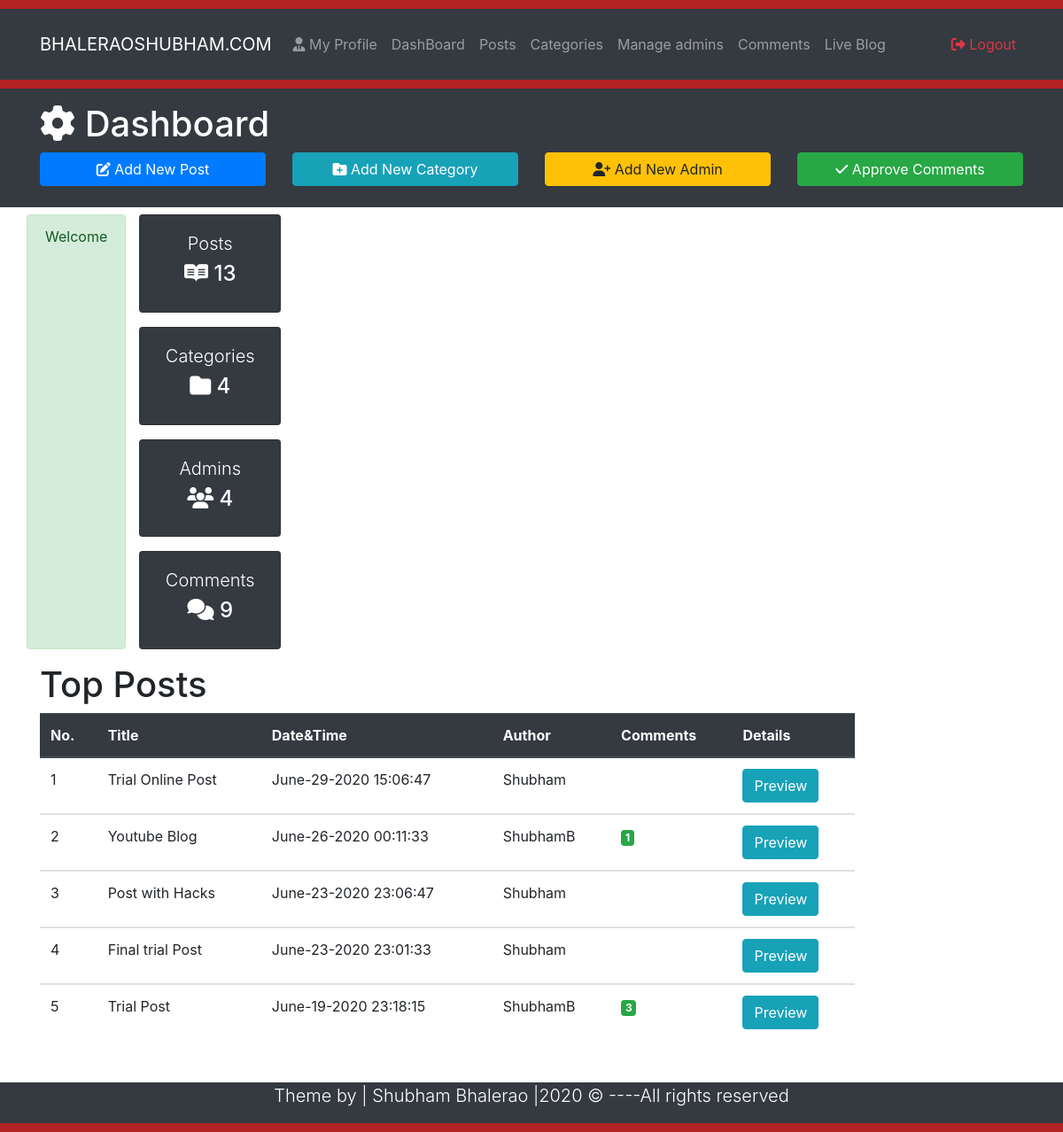
/Dashboard.php (signed in), run on the app's committed database.
### tables this page shows
CREATE TABLE `posts` (
  `id` int(10) NOT NULL,
  `datetime` varchar(50) NOT NULL,
  `title` varchar(300) NOT NULL,
  `category` varchar(50) NOT NULL,
  `author` varchar(50) NOT NULL,
  `image` varchar(50) NOT NULL,
  `post` varchar(10000) NOT NULL
);

### Dashboard.php (the view, shortened to what this page needs)
<?php require_once("Includes/DB.php");?>
 <?php require_once("Includes/Functions.php");  ?>
  <?php require_once("Includes/Sessions.php");?>
<!DOCTYPE html>
<html lang="en" >
  <head>
    <link rel="stylesheet" href="https://stackpath.bootstrapcdn.com/bootstrap/4.5.0/css/bootstrap.min.css">
    <link rel="stylesheet" href="Css/design.css">
  </head>
  <body>
            <div style="height:10px; background:#B22222">
            </div>
  <nav class="navbar navbar-expand-lg navbar-dark bg-dark">
    <div class="container" >
      <a href="#" class="navbar-brand"> BHALERAOSHUBHAM.COM </a>
          <div class="collapse navbar-collapse" id="navbarcollapseCMS">
        <ul class="navbar-nav  mr-auto">
           <li class="nav-item">
               <a href="MyProfile.php" class="nav-link"> <i class="fas fa-user-tie"></i> My Profile</a>
           </li>
           <li class="nav-item">
               <a href="Dashboard.php" class="nav-link"> DashBoard</a>
           </li>
           <li class="nav-item">
               <a href="Posts.php" class="nav-link"> Posts </a>
           </li>
           <li class="nav-item">
               <a href="Categories.php" class="nav-link"> Categories </a>
           </li>
           <li class="nav-item">
               <a href="Admins.php" class="nav-link"> Manage admins </a>
           </li>
           <li class="nav-item">
               <a href="Comments.php" class="nav-link"> Comments </a>
           </li>
           <li class="nav-item">
               <a href="Blog.php?page=1" class="nav-link"> Live Blog </a>
           </li>
        </ul>
        <ul class="navbar-nav ml-auto">
            <li class="nav-item"><a href="Logout.php" class="nav-link text-danger"><i class="fas fa-sign-out-alt"></i> Logout</a></li>
        </ul>
          </div>
    </div>
  </nav>
  <div style="height:10px; background:#B22222">
  </div>
<header class="bg-dark text-white py-3">
  <div class="container">
    <div class="row">
      <div class="col-md-12">
        <h1><i class="fas fa-cog"></i> Dashboard</h1>
      </div>
      <div class="col-lg-3 mb-2">
        <a href="AddNewPost.php" class="btn btn-primary btn-block">
           <i class="fas fa-edit"></i> Add New Post
        </a>
      </div>
      <div class="col-lg-3 mb-2">
        <a href="Categories.php" class="btn btn-info btn-block">
           <i class="fas fa-folder-plus"></i> Add New Category
        </a>
      </div>
      <div class="col-lg-3 mb-2">
        <a href="Admins.php" class="btn btn-warning btn-block">
           <i class="fas fa-user-plus"></i> Add New Admin
        </a>
      </div>
      <div class="col-lg-3 mb-2">
        <a href="Comments.php" class="btn btn-success btn-block">
           <i class="fas fa-check"></i> Approve Comments
        </a>
      </div>
    </div>
  </div>
</header>
<section class="container py-2 mb-4">
    <div class="row">
      <?php
            echo SuccessMessage();
       ?>
      <div class="col-lg-2 d-none d-md-block">
        <div class="card text-center bg-dark text-white mb-3">
         <div class="card-body">
           <h1 class="lead">Posts</h1>
           <h4 class="display-5">
             <i class="fab fa-readme"></i>
           </h4>
         </div>
        </div>
        <div class="card text-center bg-dark text-white mb-3">
         <div class="card-body">
           <h1 class="lead">Categories</h1>
           <h4 class="display-5">
             <i class="fas fa-folder"></i>
           </h4>
         </div>
        </div>
        <div class="card text-center bg-dark text-white mb-3">
         <div class="card-body">
           <h1 class="lead">Admins</h1>
           <h4 class="display-5">
             <i class="fas fa-users"></i>
           </h4>
         </div>
        </div>
        <div class="card text-center bg-dark text-white mb-3">
         <div class="card-body">
           <h1 class="lead">Comments</h1>
           <h4 class="display-5">
             <i class="fas fa-comments"></i>
           </h4>
         </div>
        </div>
      </div>
    <div class="col-lg-10">
       <h1>Top Posts</h1>
        <table class="table table-stripped table-hover">
          <thead class="thead-dark">
            <tr>
              <th>No.</th>
              <th>Title</th>
              <th>Date&Time</th>
              <th>Author</th>
              <th>Comments</th>
              <th>Details</th>
            </tr>
          </thead>
          <?php
          $SrNo=0;
           global $ConnectingDB;
           $sql = "SELECT * FROM posts ORDER BY id desc LIMIT 0,5";
           $stmt = $ConnectingDB->query($sql);
           while ($DataRows=$stmt->fetch()) {
              $PostId = $DataRows["id"];
              $DateTime = $DataRows["datetime"];
              $Author = $DataRows["author"];
              $Title = $DataRows["title"];
              $SrNo++;
           ?>
           <tbody>
             <tr>
               <td><?php echo $SrNo; ?></td>
               <td><?php echo $Title; ?></td>
               <td><?php echo $DateTime; ?></td>
               <td><?php echo $Author; ?></td>
               <td>
                   <?php
                    $Total=ApprovedCommentsAccordingToPost($PostId);
                       if ($Total>0) {
                         ?>
                         <span class="badge badge-success">
                          <?php  echo $Total; ?>
                          </span>
                      <?php }  ?>
               </td>
               <td> <a target="_blank" href="FullPost.php?id=<?php echo $PostId; ?>">
                    <span class="btn btn-info">Preview</span></a> </td>
             </tr>
           </tbody>
         <?php } ?>
        </table>
    </div>
    </div>
</section>
   <footer class="bg-dark text-white" >
     <div class="container">
         <div class="row">
           <div class="col">
           <p class="lead text-center">Theme by | Shubham Bhalerao |<span id="year"></span> &copy; ----All rights reserved</p>
         </div>
         </div>
     </div>
   </footer>
   <div style="height:10px; background:#B22222">
   </div>
  </body>
</html>

### Css/design.css (style rules this page uses)
.navbar { min-height: 80px; }

### data on the page
posts: title "Trial Online Post", datetime "June-29-2020 15:06:47", author "Shubham"
posts: title "Youtube Blog", datetime "June-26-2020 00:11:33", author "ShubhamB", Total "1"
posts: title "Post with Hacks", datetime "June-23-2020 23:06:47", author "Shubham"
posts: title "Final trial Post", datetime "June-23-2020 23:01:33", author "Shubham"
posts: title "Trial Post", datetime "June-19-2020 23:18:15", author "ShubhamB", Total "3"

### other printed values
SuccessMessage() "Welcome"
$TotalPosts "13"
$TotalCategories "4"
$TotalAdmins "4"
$TotalComments "9"
